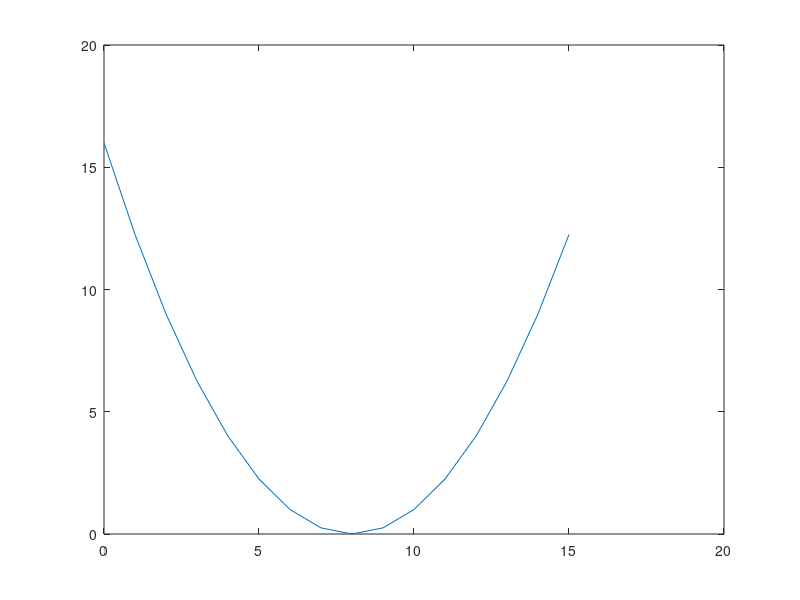

Write the MATLAB code that produced this figure. (Note: this script raises an error after producing the figure.)
% X_Hadam and Y_Hadam are the Hadamard transforms of x and y.
% X_Hadam_abs is the magnitudes of the elements of X_Hadam, Y_Hadam_abs is the
% same.
% X_Hadam_Hat is derived from X_Had by replacing the 11 smallest-magnitude elements of X_Hadam by zeros 
% while keeping the rest of the elements the same. Y_Hadam_Hat is defined similarly.
% smallx_Hadam_hat is the inverse Hadamard transforms of X_Hadam_Hat,
% smally_Hadam_hat is the same.

k = 0:15;
x = (k-8).^2 / 4;
y = cos(k * (pi/16) + 1) + sin((2*k+1) * (pi/16));

n = length(x);

X_Hadam= 1/sqrt(n) * hadamard(n) * x';
Y_Hadam= 1/sqrt(n) * hadamard(n) * y';

X_Hadam_abs = abs(X_Hadam);
Y_Hadam_abs = abs(Y_Hadam);

[sortXhadm, indexXhdam]=sort(X_Hadam_abs, 'ascend');
X_Hadam_Hat = X_Hadam;
X_Hadam_Hat(indexXhdam(1:11)) = 0;

[sortYhadm, indexYhdam]=sort(Y_Hadam_abs, 'ascend');
Y_Hadam_Hat = Y_Hadam;
Y_Hadam_Hat(indexYhdam(1:11)) = 0;

table1 = [X_Hadam X_Hadam_abs X_Hadam_Hat];
display(table1)

table2 = [Y_Hadam Y_Hadam_abs Y_Hadam_Hat];
display(table2)

%do inverse Hadamard transformation
smallx_Hadam_hat = 1/sqrt(n) * hadamard(n) * X_Hadam_Hat;
% xhathadm = hadamard(length(x))*Xhathadm;
smally_Hadam_hat = 1/sqrt(n) * hadamard(n) * Y_Hadam_Hat;

table3 = [x' smallx_Hadam_hat];
display(table3)
table4 = [y' smally_Hadam_hat];
display(table4)

% 4.b
xMSE4 = mean((smallx_Hadam_hat' - x).^2);
yMSE4 = mean((smally_Hadam_hat' - x).^2);

%4.c
figure(1)
plot(k,x)
hold on;
plot(k, xHat);
hold on;
plot(k, xHatDct);
hold on;
plot(k, smallx_Hadam_hat);
title('x and the three xhat');
legend('x', 'xHat', 'xDctHat', 'xHadamhat');
xlabel('k');
hold off;

figure(2)
plot(k,y)
hold on;
plot(k, yHat);
hold on;
plot(k, yHatDct);
hold on;
plot(k, smally_Hadam_hat);
title('y and the three yhat');
legend('y', 'yHat', 'yDctHat', 'yHadamhat');
xlabel('k');
hold off;








